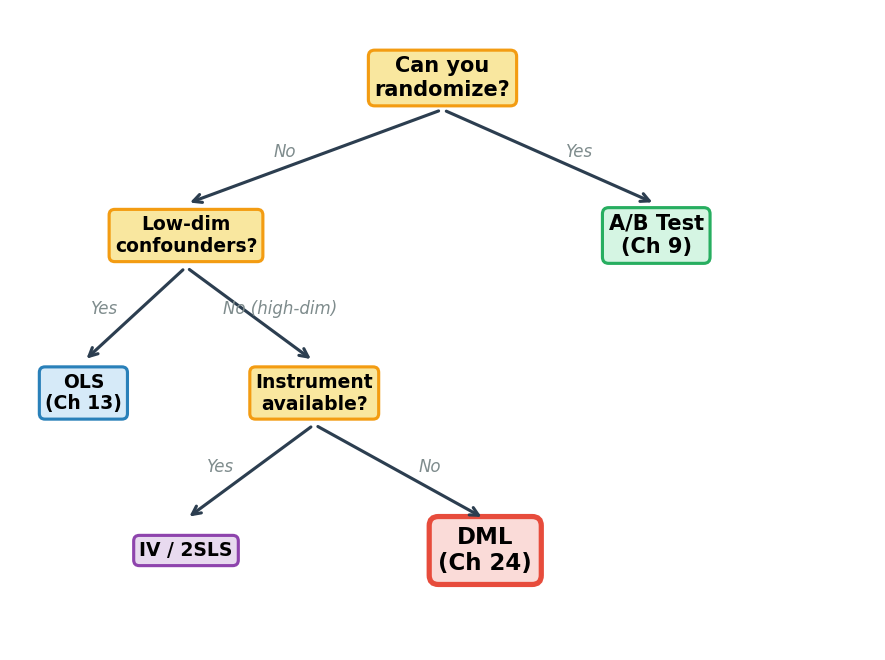

Write the Python code that produced this figure.
"""Figure 6: Causal method choice decision tree."""
import matplotlib.pyplot as plt
import matplotlib.patches as mpatches

fig, ax = plt.subplots(figsize=(6, 4.5))
ax.set_xlim(0, 10)
ax.set_ylim(0, 8)
ax.axis('off')

# Styles
box_style = dict(boxstyle='round,pad=0.4', facecolor='#ecf0f1', edgecolor='#2c3e50', linewidth=1.5)
decision_style = dict(boxstyle='round,pad=0.3', facecolor='#f9e79f', edgecolor='#f39c12', linewidth=1.5)
answer_style_green = dict(boxstyle='round,pad=0.3', facecolor='#d5f5e3', edgecolor='#27ae60', linewidth=1.5)
answer_style_blue = dict(boxstyle='round,pad=0.3', facecolor='#d6eaf8', edgecolor='#2980b9', linewidth=1.5)
answer_style_purple = dict(boxstyle='round,pad=0.3', facecolor='#e8daef', edgecolor='#8e44ad', linewidth=1.5)
answer_style_orange = dict(boxstyle='round,pad=0.3', facecolor='#fdebd0', edgecolor='#e67e22', linewidth=1.5)

# Decision nodes
ax.text(5, 7.2, 'Can you\nrandomize?', ha='center', va='center', fontsize=10, fontweight='bold', bbox=decision_style)
ax.text(2, 5.2, 'Low-dim\nconfounders?', ha='center', va='center', fontsize=9, fontweight='bold', bbox=decision_style)
ax.text(7.5, 5.2, 'A/B Test\n(Ch 9)', ha='center', va='center', fontsize=10, fontweight='bold', bbox=answer_style_green)
ax.text(0.8, 3.2, 'OLS\n(Ch 13)', ha='center', va='center', fontsize=9, fontweight='bold', bbox=answer_style_blue)
ax.text(3.5, 3.2, 'Instrument\navailable?', ha='center', va='center', fontsize=9, fontweight='bold', bbox=decision_style)
ax.text(2.0, 1.2, 'IV / 2SLS', ha='center', va='center', fontsize=9, fontweight='bold', bbox=answer_style_purple)
ax.text(5.5, 1.2, 'DML\n(Ch 24)', ha='center', va='center', fontsize=11, fontweight='bold',
        bbox=dict(boxstyle='round,pad=0.4', facecolor='#fadbd8', edgecolor='#e74c3c', linewidth=2.5))

# Arrows with labels
def arrow(x1, y1, x2, y2, label, label_side='left'):
    ax.annotate('', xy=(x2, y2+0.4), xytext=(x1, y1-0.4),
                arrowprops=dict(arrowstyle='->', color='#2c3e50', lw=1.5))
    mid_x = (x1 + x2) / 2
    mid_y = (y1 + y2) / 2
    offset = -0.35 if label_side == 'left' else 0.35
    ax.text(mid_x + offset, mid_y, label, fontsize=8, color='#7f8c8d', ha='center',
            fontstyle='italic')

arrow(5, 7.2, 2, 5.2, 'No', 'left')
arrow(5, 7.2, 7.5, 5.2, 'Yes', 'right')
arrow(2, 5.2, 0.8, 3.2, 'Yes', 'left')
arrow(2, 5.2, 3.5, 3.2, 'No (high-dim)', 'right')
arrow(3.5, 3.2, 2.0, 1.2, 'Yes', 'left')
arrow(3.5, 3.2, 5.5, 1.2, 'No', 'right')

plt.tight_layout()
plt.savefig('figures/figure_006_method_choice.png', dpi=150, bbox_inches='tight',
            facecolor='white', edgecolor='none')
print('OK: figure_006_method_choice.png')
